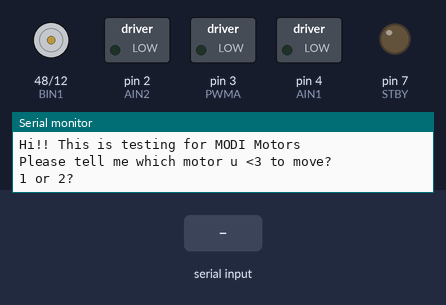
Simulated run of this sketch. Board: Arduino Mega 2560, built with avr-gcc and run on an emulated ATmega2560. Shown: motor-driver pin pairs drawn as motors (green arrow = first pin HIGH = forward, orange = second pin HIGH = backward, longer = more drive, scaled by the enable pin, stopped while the standby pin is LOW), switched loads named in the sketch (green lamp = pin HIGH), output pins drawn as LEDs (lit = HIGH), the last lines printed to the serial monitor. The test bench sets the inputs (shaded band).

Above: at 2.4 s.
2.5 s: "1" received over Serial
At 3.5 s:
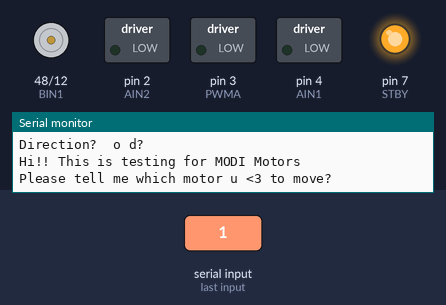
Timing chart, 0 to 5.5 s (numbered marks = the images above; inputs shaded):
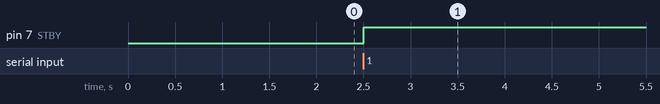

Measured:
- after the input at 2.5 s, pin 7 (STBY): LOW → HIGH at once

The sketch:

motors.ino
```cpp
//For Testing propose of motors in Robot MODI
//Santiago

//Motor A connected between A01 and A02
//Motor B connected between B01 and B02

int STBY = 7; //standby

//Motor A
int PWMA = 3; //Speed control
int AIN1 = 4; //Direction
int AIN2 = 2; //Direction

//Motor B
int PWMB = 11; //Speed control
int BIN1 = 48; //Direction
int BIN2 = 12; //Direction

int pulse = 100;


int motor;
int speedM;
int dir;

void setup()
{
  //Motors pin set
  pinMode(STBY, OUTPUT);
  pinMode(PWMA, OUTPUT);
  pinMode(AIN1, OUTPUT);
  pinMode(AIN2, OUTPUT);
  pinMode(PWMB, OUTPUT);
  pinMode(BIN1, OUTPUT);
  pinMode(BIN2, OUTPUT);

  //For XBee
  Serial.begin(115200);

}

void loop()
{

  Serial.println("Hi!! This is testing for MODI Motors");
  delay(500);
  Serial.println("Please tell me which motor u <3 to move?");
  delay(500);
  Serial.println("1 or 2?");
  delay(500);
  while(Serial.available() == 0)
    motor=Serial.read();
    Serial.flush();

  Serial.println("speed?: 0-255");
   while(Serial.available() == 0)
    speedM=Serial.read();
    Serial.flush();


  Serial.println("Direction?  o d?");
   while(Serial.available() == 0)
    dir=Serial.read();
    Serial.flush();


  move(motor, speedM, dir); //motor 1, half speed, right


}

void move(int motor, int speed, int direction){
//Move specific motor at speed and direction
//motor: 0 for B 1 for A
//speed: 0 is off, and 255 is full speed
//direction: 0 clockwise, 1 counter-clockwise

  digitalWrite(STBY, HIGH); //disable standby

  boolean inPin1 = LOW;
  boolean inPin2 = HIGH;

  if(direction == 1){
    inPin1 = HIGH;
    inPin2 = LOW;
  }

  if(motor == 1){
    digitalWrite(AIN1, inPin1);
    digitalWrite(AIN2, inPin2);
    analogWrite(PWMA, speed);
  }else{
    digitalWrite(BIN1, inPin1);
    digitalWrite(BIN2, inPin2);
    analogWrite(PWMB, speed);
  }
}

void stop(){
//enable standby
  delay(pulse);
  digitalWrite(STBY, LOW);
  //Serial.println("stop");
}
```
